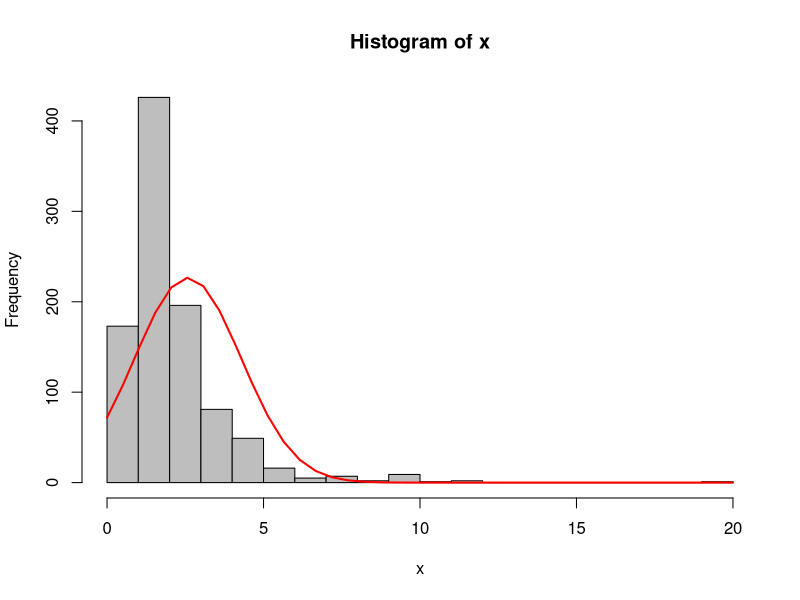
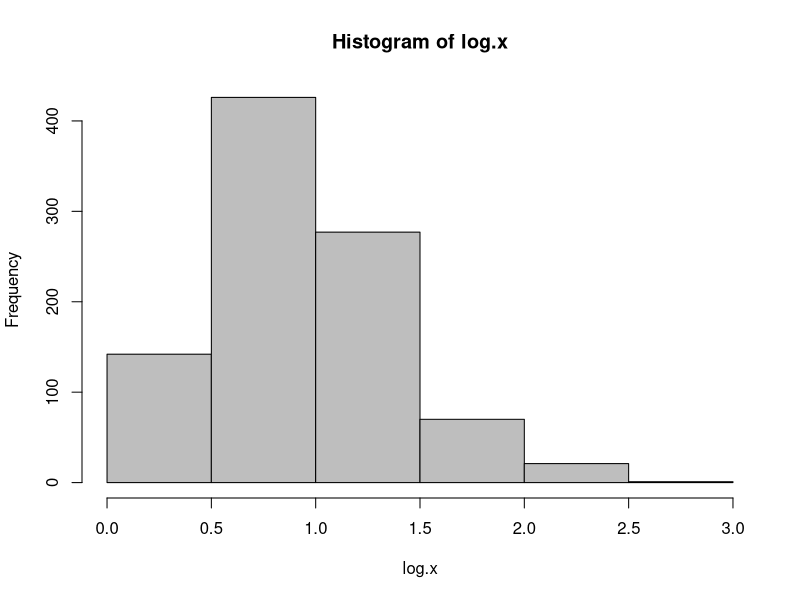
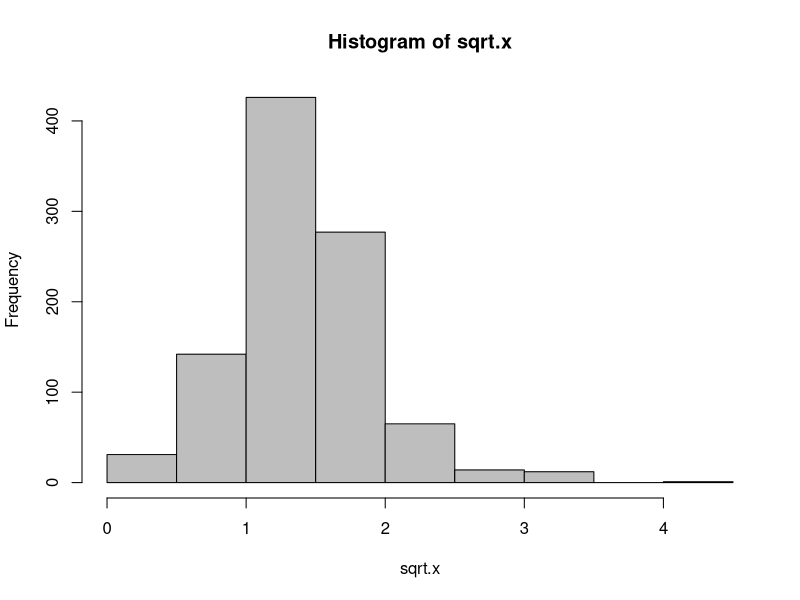
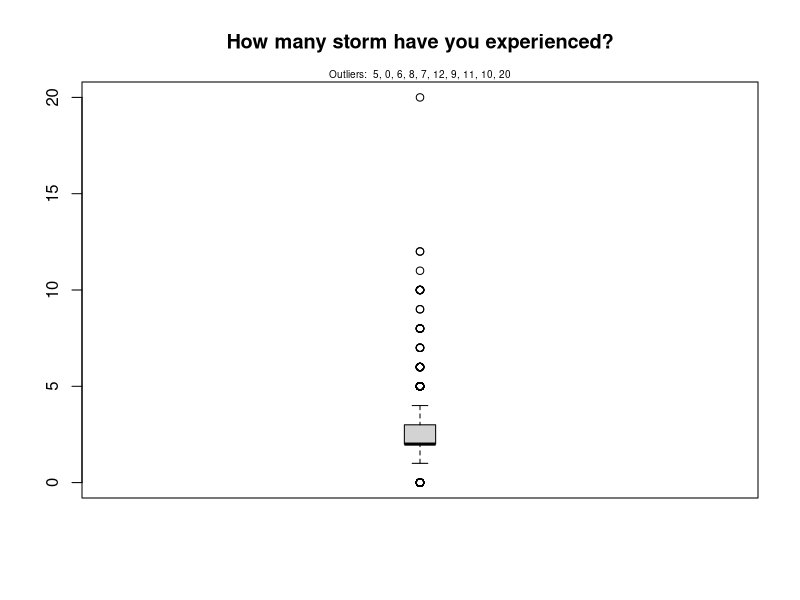
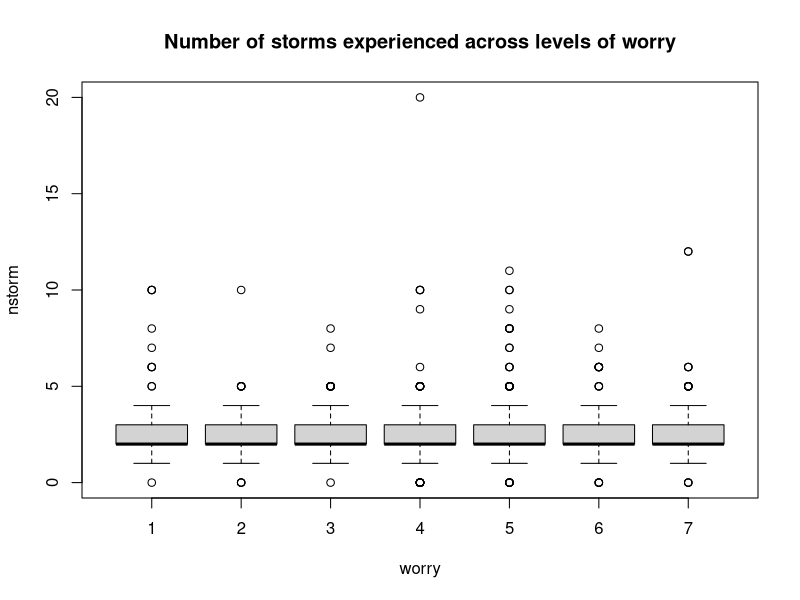

Generate these figures, in order, with R: (Note: this script raises an error after producing the figures.)
## ---- chunk 1
# Read in data to work with
library(haven)
library(dplyr)
data <- read.csv('data/hurricane.csv', header=T)
data <- filter(data, !is.na(data$nstorm))
hurricane <- data
## ---- chunk 2
# Example of skewed data
{x <- data$nstorm
h <- hist(x, breaks=20, col="grey")
xfit <- seq(min(x), max(x), length=40)
yfit <- dnorm(xfit, mean=mean(x), sd=sd(x))
yfit <- yfit*diff(h$mids[1:2])*length(x)
lines(xfit, yfit, col="red", lwd=2)}
## ---- chunk 3
# Log-transformation
{log.x <- log(data$nstorm)
h <- hist(log.x, breaks = 10, col = "grey")}
## ---- chunk 4
# sqrt transformation
{sqrt.x <- sqrt(data$nstorm)
h <- hist(sqrt.x, breaks = 10, col = "grey")}
## ---- chunk 5
# For continuous variable
outlier_values <- unique(boxplot.stats(data$nstorm)$out)  # outlier values.
boxplot(data$nstorm, main="How many storm have you experienced?", boxwex=0.1)
mtext(paste("Outliers: ", paste(outlier_values, collapse=", ")), cex=0.6)
## ---- chunk 6
# For categorical variable
boxplot(nstorm ~ worry, data=data, main="Number of storms experienced across levels of worry")
## ---- chunk 7
# Generate the data frame for usage
x <- sample(1:nrow(data), 50, F)
data[x,'nstorm'] <- NA
data <- as_tibble(data)
## ---- chunk 8
# Check to see if there are missing values
anyNA(data$nstorm)
summary(data$nstorm)
## ---- chunk 9
# Test to show ! usage
TRUE == !FALSE

# Returns only the real values
data$nstorm[!is.na(data$nstorm)]
## ---- chunk 10
tidyr::drop_na(data)
## ---- chunk 11
# Imputation using MICE
library(mice)

# Building the mice model
mice_model <- mice(select(data, zone, lat, long, nstorm), method="rf", printFlag=F)

# Predicting the missing values
# generate the completed data
mice_prediction <- complete(mice_model)

# checking for NAs
anyNA(mice_prediction)
## ---- chunk 12
# Visualizing the prediction
non_na_latitude <- data$lat[!is.na(data$nstorm)]
non_na_nstorm <- data$nstorm[!is.na(data$nstorm)]
na_latitude <- mice_prediction$lat[is.na(data$nstorm)]
na_nstorm <- mice_prediction$nstorm[is.na(data$nstorm)]
plot(non_na_nstorm, non_na_latitude, col="grey", pch="•", ylab="Latitude", xlab="Number of Storms Experienced")
points(na_nstorm, na_latitude, col="red", pch="•", cex=2)
legend("topright", c("Existing values", "Predicted missing values"), col=c("grey", "red"), pch="•", cex=1.5)
## ---- chunk 13
# Assign the data to prediction
prediction <- data
na.observations <- is.na(data$nstorm)
prediction$nstorm[na.observations] <- median(prediction$nstorm[!na.observations])

# Visualizing the prediction
na_latitude <- prediction$lat[na.observations]
na_nstorm <- prediction$nstorm[na.observations]
plot(non_na_nstorm, non_na_latitude, col="grey", pch="•", ylab="Latitude", xlab="Number of Storms Experienced")
points(na_nstorm, na_latitude, col="red", pch="•", cex=2)
legend("topright", c("Existing values", "Predicted missing values"), col=c("grey", "red"), pch="•", cex=1.5)
## ---- chunk 14
getmode <- function(v) {
   uniqv <- unique(v)
   uniqv[which.max(tabulate(match(v, uniqv)))]
}
